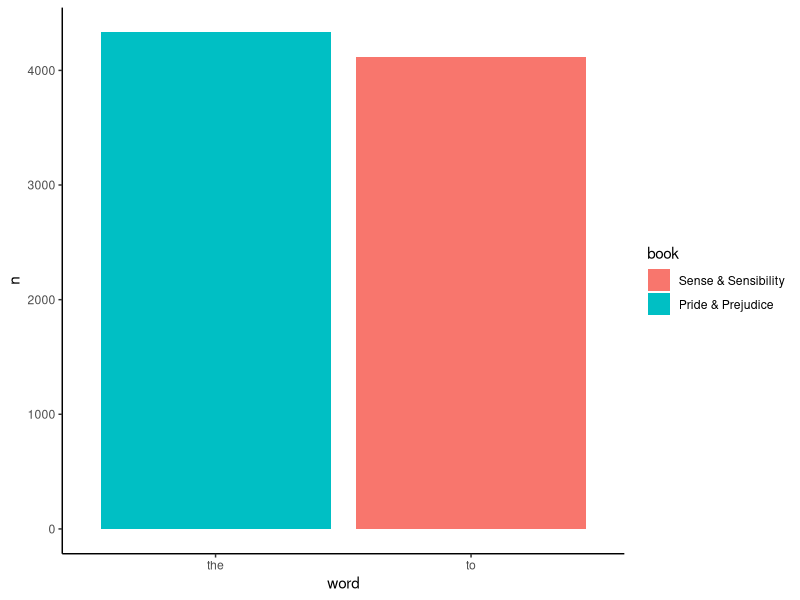
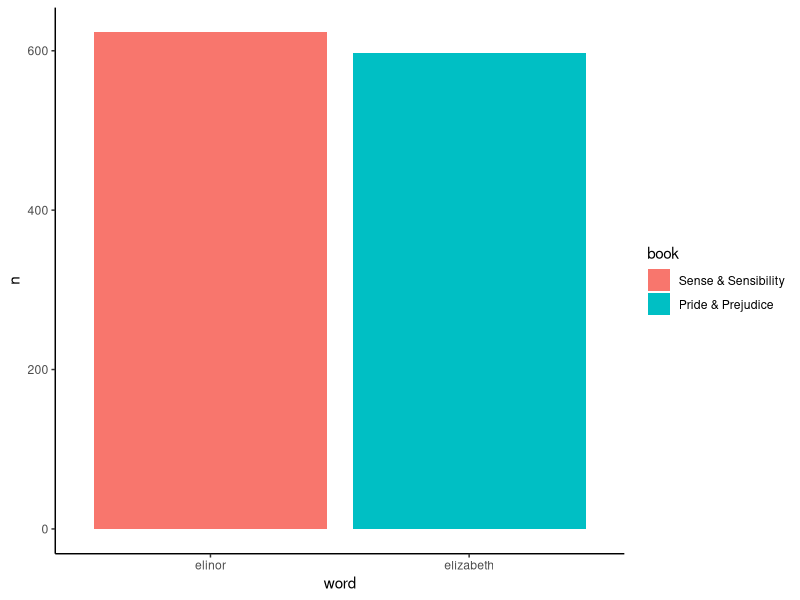

The R source for these figures, in order: (Note: this script raises an error after producing the figures.)
## ---- chunk 1
library(tidyverse)
library(tidytext)
library(janeaustenr)
## ---- chunk 2
books <- austen_books()
## ---- chunk 3
# transform to get all the words
word_books <- books %>% 
  unnest_tokens(word, text)
## ---- chunk 4
# find the most common words in PP and SS

word_books %>% 
  filter(book %in% c("Sense & Sensibility", "Pride & Prejudice")) %>% 
  group_by(book) %>% 
  count(word, sort = TRUE) %>% 
  slice(1)
  
## ---- chunk 5
# find the most common non-stop word in PP and SS

# create df with no stop words
no_stop_words <- word_books %>% 
  anti_join(stop_words)

# find most common words 
no_stop_words %>% 
  filter(book %in% c("Sense & Sensibility", "Pride & Prejudice")) %>% 
  group_by(book) %>% 
  count(word, sort = TRUE) %>% 
  slice(1)
## ---- chunk 6
# Find the most common sentiment words

no_stop_words %>% 
  inner_join(get_sentiments("bing")) %>% 
  filter(book %in% c("Sense & Sensibility", "Pride & Prejudice")) %>%
  group_by(word, book) %>% 
  count(sentiment, sort = TRUE) %>% 
  arrange(desc(n))
  
## ---- chunk 7
# find the most common words in PP and SS

word_books %>% 
  filter(book %in% c("Sense & Sensibility", "Pride & Prejudice")) %>% 
  group_by(book) %>% 
  count(word, sort = TRUE) %>% 
  slice(1) %>% 
  ggplot(aes(word, n, fill = book)) + 
  geom_col() + 
  theme_classic()
  


## ---- chunk 8
# find most common words 
no_stop_words %>% 
  filter(book %in% c("Sense & Sensibility", "Pride & Prejudice")) %>% 
  group_by(book) %>% 
  count(word, sort = TRUE) %>% 
  slice(1) %>% 
  ggplot(aes(word, n, fill = book)) +
  geom_col() + 
  theme_classic()
## ---- chunk 9
no_stop_words %>% 
  inner_join(get_sentiments("nrc")) %>% 
  filter(book %in% c("Sense & Sensibility", "Pride & Prejudice")) %>%
  group_by(book) %>% 
  count(sentiment, sort = TRUE) %>% 
  slice_max(sentiment) %>% 
  ggplot(aes(sentiment, n, fill = book)) + 
  geom_col(position = "dodge") + 
  theme_classic()
